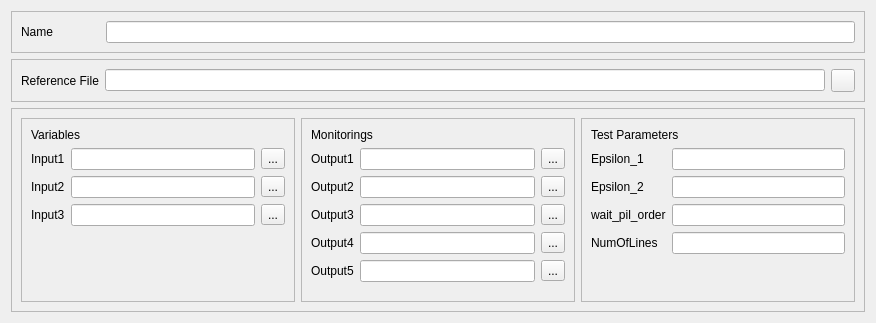
<?xml version="1.0" encoding="UTF-8"?>
<ui version="4.0">
 <class>GTAActionFTAKinematicMultiOutputWidget</class>
 <widget class="QWidget" name="GTAActionFTAKinematicMultiOutputWidget">
  <property name="geometry">
   <rect>
    <x>0</x>
    <y>0</y>
    <width>876</width>
    <height>323</height>
   </rect>
  </property>
  <property name="windowTitle">
   <string>Form</string>
  </property>
  <layout class="QVBoxLayout" name="verticalLayout_4">
   <item>
    <widget class="QFrame" name="frame_4">
     <property name="frameShape">
      <enum>QFrame::StyledPanel</enum>
     </property>
     <property name="frameShadow">
      <enum>QFrame::Raised</enum>
     </property>
     <layout class="QHBoxLayout" name="horizontalLayout_2">
      <item>
       <widget class="QLabel" name="label_17">
        <property name="text">
         <string>Name              </string>
        </property>
       </widget>
      </item>
      <item>
       <widget class="QLineEdit" name="NameLE"/>
      </item>
     </layout>
    </widget>
   </item>
   <item>
    <widget class="QFrame" name="frame_3">
     <property name="frameShape">
      <enum>QFrame::StyledPanel</enum>
     </property>
     <property name="frameShadow">
      <enum>QFrame::Raised</enum>
     </property>
     <layout class="QHBoxLayout" name="horizontalLayout">
      <item>
       <widget class="QLabel" name="label_16">
        <property name="text">
         <string>Reference File</string>
        </property>
       </widget>
      </item>
      <item>
       <widget class="QLineEdit" name="RefFilePathLE">
        <property name="readOnly">
         <bool>true</bool>
        </property>
       </widget>
      </item>
      <item>
       <widget class="QToolButton" name="BrowseRefFilePB">
        <property name="text">
         <string/>
        </property>
        <property name="icon">
         <iconset resource="../resource.qrc">
          <normaloff>:/images/forms/img/OpenFolder.png</normaloff>:/images/forms/img/OpenFolder.png</iconset>
        </property>
       </widget>
      </item>
     </layout>
    </widget>
   </item>
   <item>
    <widget class="QFrame" name="frame_5">
     <property name="frameShape">
      <enum>QFrame::StyledPanel</enum>
     </property>
     <property name="frameShadow">
      <enum>QFrame::Raised</enum>
     </property>
     <layout class="QHBoxLayout" name="horizontalLayout_3">
      <item>
       <widget class="QFrame" name="frame">
        <property name="frameShape">
         <enum>QFrame::StyledPanel</enum>
        </property>
        <property name="frameShadow">
         <enum>QFrame::Raised</enum>
        </property>
        <layout class="QVBoxLayout" name="verticalLayout">
         <item>
          <widget class="QLabel" name="label_13">
           <property name="sizePolicy">
            <sizepolicy hsizetype="Preferred" vsizetype="Fixed">
             <horstretch>0</horstretch>
             <verstretch>0</verstretch>
            </sizepolicy>
           </property>
           <property name="maximumSize">
            <size>
             <width>16777215</width>
             <height>16</height>
            </size>
           </property>
           <property name="text">
            <string>Variables</string>
           </property>
          </widget>
         </item>
         <item>
          <layout class="QGridLayout" name="gridLayout_2">
           <item row="0" column="0">
            <widget class="QLabel" name="label">
             <property name="text">
              <string>Input1</string>
             </property>
            </widget>
           </item>
           <item row="0" column="1">
            <widget class="QLineEdit" name="InputParam1LE"/>
           </item>
           <item row="1" column="0">
            <widget class="QLabel" name="label_2">
             <property name="text">
              <string>Input2</string>
             </property>
            </widget>
           </item>
           <item row="1" column="1">
            <widget class="QLineEdit" name="InputParam2LE"/>
           </item>
           <item row="2" column="0">
            <widget class="QLabel" name="label_3">
             <property name="text">
              <string>Input3</string>
             </property>
            </widget>
           </item>
           <item row="2" column="1">
            <widget class="QLineEdit" name="InputParam3LE"/>
           </item>
           <item row="1" column="2">
            <widget class="QToolButton" name="input2SearchPB">
             <property name="text">
              <string>...</string>
             </property>
             <property name="icon">
              <iconset resource="../resource.qrc">
               <normaloff>:/images/forms/img/SEARCH.png</normaloff>:/images/forms/img/SEARCH.png</iconset>
             </property>
            </widget>
           </item>
           <item row="2" column="2">
            <widget class="QToolButton" name="input3SearchPB">
             <property name="text">
              <string>...</string>
             </property>
             <property name="icon">
              <iconset resource="../resource.qrc">
               <normaloff>:/images/forms/img/SEARCH.png</normaloff>:/images/forms/img/SEARCH.png</iconset>
             </property>
            </widget>
           </item>
           <item row="0" column="2">
            <widget class="QToolButton" name="input1SearchPB">
             <property name="text">
              <string>...</string>
             </property>
             <property name="icon">
              <iconset resource="../resource.qrc">
               <normaloff>:/images/forms/img/SEARCH.png</normaloff>:/images/forms/img/SEARCH.png</iconset>
             </property>
            </widget>
           </item>
          </layout>
         </item>
         <item>
          <spacer name="verticalSpacer">
           <property name="orientation">
            <enum>Qt::Vertical</enum>
           </property>
           <property name="sizeHint" stdset="0">
            <size>
             <width>20</width>
             <height>40</height>
            </size>
           </property>
          </spacer>
         </item>
        </layout>
       </widget>
      </item>
      <item>
       <widget class="QFrame" name="frame4">
        <property name="frameShape">
         <enum>QFrame::StyledPanel</enum>
        </property>
        <property name="frameShadow">
         <enum>QFrame::Raised</enum>
        </property>
        <layout class="QVBoxLayout" name="verticalLayout_2">
         <item>
          <widget class="QLabel" name="label_14">
           <property name="maximumSize">
            <size>
             <width>16777215</width>
             <height>16</height>
            </size>
           </property>
           <property name="text">
            <string>Monitorings</string>
           </property>
          </widget>
         </item>
         <item>
          <layout class="QGridLayout" name="gridLayout_5">
           <item row="0" column="0">
            <widget class="QLabel" name="label_4">
             <property name="text">
              <string>Output1</string>
             </property>
            </widget>
           </item>
           <item row="0" column="1">
            <widget class="QLineEdit" name="OutputParam1LE"/>
           </item>
           <item row="0" column="2">
            <widget class="QToolButton" name="output1SearchPB">
             <property name="text">
              <string>...</string>
             </property>
             <property name="icon">
              <iconset resource="../resource.qrc">
               <normaloff>:/images/forms/img/SEARCH.png</normaloff>:/images/forms/img/SEARCH.png</iconset>
             </property>
            </widget>
           </item>
           <item row="1" column="0">
            <widget class="QLabel" name="label_5">
             <property name="text">
              <string>Output2</string>
             </property>
            </widget>
           </item>
           <item row="1" column="1">
            <widget class="QLineEdit" name="OutputParam2LE"/>
           </item>
           <item row="1" column="2">
            <widget class="QToolButton" name="output2SearchPB">
             <property name="text">
              <string>...</string>
             </property>
             <property name="icon">
              <iconset resource="../resource.qrc">
               <normaloff>:/images/forms/img/SEARCH.png</normaloff>:/images/forms/img/SEARCH.png</iconset>
             </property>
            </widget>
           </item>
           <item row="2" column="0">
            <widget class="QLabel" name="label_6">
             <property name="text">
              <string>Output3</string>
             </property>
            </widget>
           </item>
           <item row="2" column="1">
            <widget class="QLineEdit" name="OutputParam3LE"/>
           </item>
           <item row="2" column="2">
            <widget class="QToolButton" name="output3SearchPB">
             <property name="text">
              <string>...</string>
             </property>
             <property name="icon">
              <iconset resource="../resource.qrc">
               <normaloff>:/images/forms/img/SEARCH.png</normaloff>:/images/forms/img/SEARCH.png</iconset>
             </property>
            </widget>
           </item>
           <item row="3" column="0">
            <widget class="QLabel" name="label_7">
             <property name="text">
              <string>Output4</string>
             </property>
            </widget>
           </item>
           <item row="3" column="1">
            <widget class="QLineEdit" name="OutputParam4LE"/>
           </item>
           <item row="3" column="2">
            <widget class="QToolButton" name="output4SearchPB">
             <property name="text">
              <string>...</string>
             </property>
             <property name="icon">
              <iconset resource="../resource.qrc">
               <normaloff>:/images/forms/img/SEARCH.png</normaloff>:/images/forms/img/SEARCH.png</iconset>
             </property>
            </widget>
           </item>
           <item row="4" column="0">
            <widget class="QLabel" name="label_8">
             <property name="text">
              <string>Output5</string>
             </property>
            </widget>
           </item>
           <item row="4" column="1">
            <widget class="QLineEdit" name="OutputParam5LE"/>
           </item>
           <item row="4" column="2">
            <widget class="QToolButton" name="output5SearchPB">
             <property name="text">
              <string>...</string>
             </property>
             <property name="icon">
              <iconset resource="../resource.qrc">
               <normaloff>:/images/forms/img/SEARCH.png</normaloff>:/images/forms/img/SEARCH.png</iconset>
             </property>
            </widget>
           </item>
          </layout>
         </item>
         <item>
          <spacer name="verticalSpacer_3">
           <property name="orientation">
            <enum>Qt::Vertical</enum>
           </property>
           <property name="sizeHint" stdset="0">
            <size>
             <width>20</width>
             <height>7</height>
            </size>
           </property>
          </spacer>
         </item>
        </layout>
       </widget>
      </item>
      <item>
       <widget class="QFrame" name="frame_2">
        <property name="frameShape">
         <enum>QFrame::StyledPanel</enum>
        </property>
        <property name="frameShadow">
         <enum>QFrame::Raised</enum>
        </property>
        <layout class="QVBoxLayout" name="verticalLayout_3">
         <item>
          <widget class="QLabel" name="label_15">
           <property name="maximumSize">
            <size>
             <width>16777215</width>
             <height>16</height>
            </size>
           </property>
           <property name="text">
            <string>Test Parameters</string>
           </property>
          </widget>
         </item>
         <item>
          <layout class="QGridLayout" name="gridLayout">
           <item row="0" column="0">
            <widget class="QLabel" name="Epsilon1Lbl">
             <property name="text">
              <string>Epsilon_1</string>
             </property>
            </widget>
           </item>
           <item row="0" column="1">
            <widget class="QLineEdit" name="Epsilon1LE"/>
           </item>
           <item row="1" column="0">
            <widget class="QLabel" name="Epsilon2Lbl">
             <property name="text">
              <string>Epsilon_2</string>
             </property>
            </widget>
           </item>
           <item row="1" column="1">
            <widget class="QLineEdit" name="Epsilon2LE"/>
           </item>
           <item row="2" column="0">
            <widget class="QLabel" name="WaitPilOrderLbl">
             <property name="text">
              <string>wait_pil_order</string>
             </property>
            </widget>
           </item>
           <item row="2" column="1">
            <widget class="QLineEdit" name="WaitPilOrderLE"/>
           </item>
           <item row="3" column="0">
            <widget class="QLabel" name="NumLinesLbl">
             <property name="text">
              <string>NumOfLines</string>
             </property>
            </widget>
           </item>
           <item row="3" column="1">
            <widget class="QLineEdit" name="NumLinesLE"/>
           </item>
          </layout>
         </item>
         <item>
          <spacer name="verticalSpacer_2">
           <property name="orientation">
            <enum>Qt::Vertical</enum>
           </property>
           <property name="sizeHint" stdset="0">
            <size>
             <width>20</width>
             <height>35</height>
            </size>
           </property>
          </spacer>
         </item>
        </layout>
       </widget>
      </item>
     </layout>
     <zorder>frame</zorder>
     <zorder>frame_2</zorder>
     <zorder>frame4</zorder>
    </widget>
   </item>
  </layout>
 </widget>
 <resources>
  <include location="../resource.qrc"/>
 </resources>
 <connections/>
</ui>
